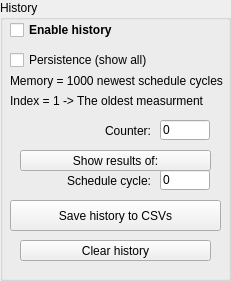
  <widget class="QGroupBox" name="groupBox_6">
   <property name="enabled">
    <bool>true</bool>
   </property>
   <property name="geometry">
    <rect>
     <x>1330</x>
     <y>200</y>
     <width>231</width>
     <height>281</height>
    </rect>
   </property>
   <property name="styleSheet">
    <string notr="true"/>
   </property>
   <property name="title">
    <string>History</string>
   </property>
   <widget class="QLineEdit" name="lineEditHistoryCounter">
    <property name="geometry">
     <rect>
      <x>160</x>
      <y>120</y>
      <width>50</width>
      <height>20</height>
     </rect>
    </property>
    <property name="minimumSize">
     <size>
      <width>50</width>
      <height>0</height>
     </size>
    </property>
    <property name="accessibleName">
     <string/>
    </property>
    <property name="inputMask">
     <string/>
    </property>
    <property name="text">
     <string>0</string>
    </property>
    <property name="readOnly">
     <bool>true</bool>
    </property>
   </widget>
   <widget class="QLabel" name="label_39">
    <property name="geometry">
     <rect>
      <x>10</x>
      <y>120</y>
      <width>141</width>
      <height>21</height>
     </rect>
    </property>
    <property name="text">
     <string>Counter:</string>
    </property>
    <property name="alignment">
     <set>Qt::AlignRight|Qt::AlignTrailing|Qt::AlignVCenter</set>
    </property>
   </widget>
   <widget class="CustomControls::LineEdit" name="lineEditHistoryIndex">
    <property name="geometry">
     <rect>
      <x>160</x>
      <y>170</y>
      <width>50</width>
      <height>20</height>
     </rect>
    </property>
    <property name="minimumSize">
     <size>
      <width>50</width>
      <height>0</height>
     </size>
    </property>
    <property name="accessibleName">
     <string>HISTORY_INDEX</string>
    </property>
    <property name="inputMask">
     <string/>
    </property>
    <property name="text">
     <string>0</string>
    </property>
   </widget>
   <widget class="CustomControls::PushButton" name="pushButtonShowResultsOf">
    <property name="geometry">
     <rect>
      <x>20</x>
      <y>150</y>
      <width>191</width>
      <height>21</height>
     </rect>
    </property>
    <property name="font">
     <font>
      <weight>50</weight>
      <bold>false</bold>
     </font>
    </property>
    <property name="accessibleName">
     <string>ShowResultsOfIndex()</string>
    </property>
    <property name="text">
     <string>Show results of:</string>
    </property>
   </widget>
   <widget class="CustomControls::PushButton" name="pushButtonClearHistory">
    <property name="geometry">
     <rect>
      <x>20</x>
      <y>240</y>
      <width>191</width>
      <height>21</height>
     </rect>
    </property>
    <property name="font">
     <font>
      <weight>50</weight>
      <bold>false</bold>
     </font>
    </property>
    <property name="accessibleName">
     <string>ClearHistory()</string>
    </property>
    <property name="text">
     <string>Clear history</string>
    </property>
   </widget>
   <widget class="CustomControls::PushButton" name="pushButtonSaveHistory">
    <property name="geometry">
     <rect>
      <x>10</x>
      <y>200</y>
      <width>211</width>
      <height>31</height>
     </rect>
    </property>
    <property name="font">
     <font>
      <weight>50</weight>
      <bold>false</bold>
     </font>
    </property>
    <property name="accessibleName">
     <string>SaveHistory()</string>
    </property>
    <property name="text">
     <string>Save history to CSVs</string>
    </property>
   </widget>
   <widget class="QLabel" name="label_67">
    <property name="geometry">
     <rect>
      <x>10</x>
      <y>70</y>
      <width>241</width>
      <height>21</height>
     </rect>
    </property>
    <property name="text">
     <string>Memory = 1000 newest schedule cycles</string>
    </property>
    <property name="alignment">
     <set>Qt::AlignLeading|Qt::AlignLeft|Qt::AlignVCenter</set>
    </property>
   </widget>
   <widget class="QLabel" name="label_68">
    <property name="geometry">
     <rect>
      <x>10</x>
      <y>90</y>
      <width>241</width>
      <height>21</height>
     </rect>
    </property>
    <property name="text">
     <string>Index = 1 -&gt; The oldest measurment</string>
    </property>
    <property name="alignment">
     <set>Qt::AlignLeading|Qt::AlignLeft|Qt::AlignVCenter</set>
    </property>
   </widget>
   <widget class="QCheckBox" name="checkBoxEnableHistory">
    <property name="geometry">
     <rect>
      <x>10</x>
      <y>20</y>
      <width>131</width>
      <height>20</height>
     </rect>
    </property>
    <property name="font">
     <font>
      <weight>75</weight>
      <bold>true</bold>
     </font>
    </property>
    <property name="accessibleName">
     <string/>
    </property>
    <property name="text">
     <string>Enable history</string>
    </property>
   </widget>
   <widget class="QLabel" name="label_40">
    <property name="geometry">
     <rect>
      <x>10</x>
      <y>170</y>
      <width>141</width>
      <height>21</height>
     </rect>
    </property>
    <property name="text">
     <string>Schedule cycle:</string>
    </property>
    <property name="alignment">
     <set>Qt::AlignRight|Qt::AlignTrailing|Qt::AlignVCenter</set>
    </property>
   </widget>
   <widget class="QCheckBox" name="checkBoxPersistence">
    <property name="geometry">
     <rect>
      <x>10</x>
      <y>50</y>
      <width>181</width>
      <height>20</height>
     </rect>
    </property>
    <property name="accessibleName">
     <string/>
    </property>
    <property name="text">
     <string>Persistence (show all)</string>
    </property>
   </widget>
  </widget>
